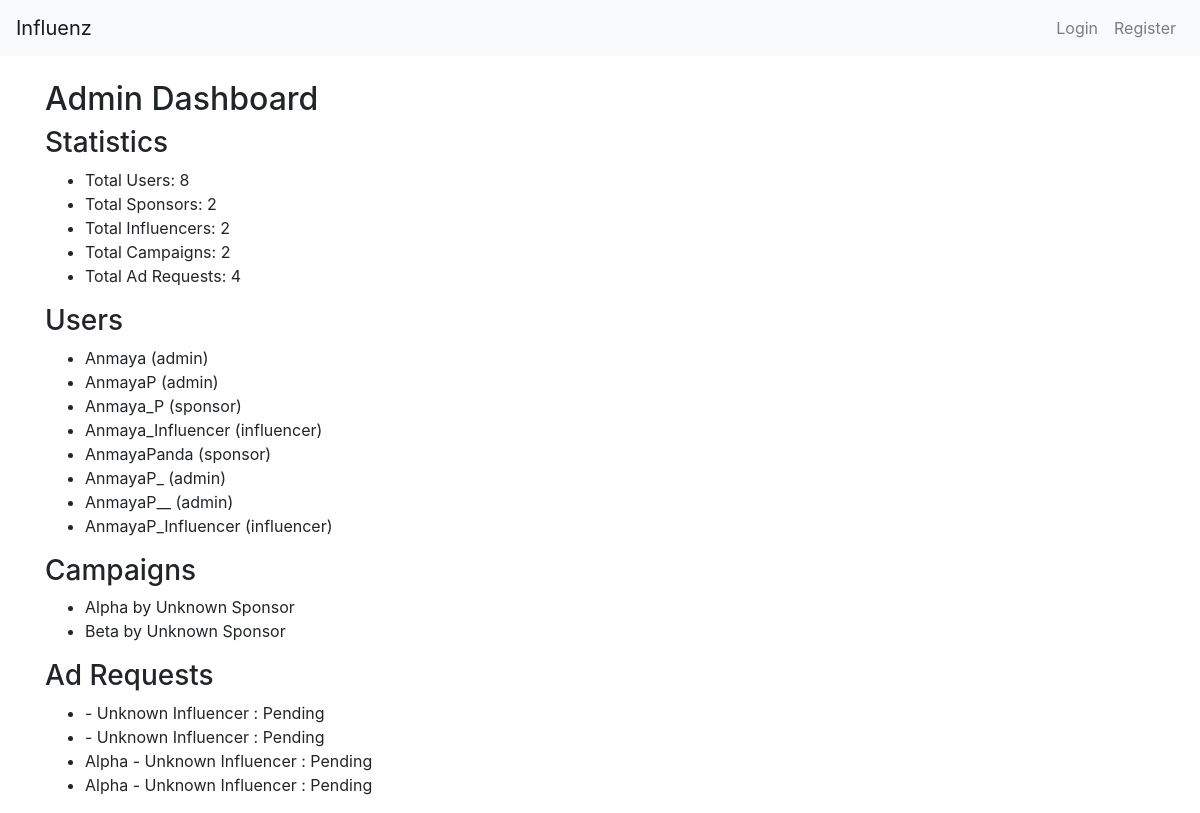
Page /admin_dashboard on the committed database.
### models.py (models this page shows, shortened)
class User(db.Model):
    __tablename__ = 'user'
    id = db.Column(db.Integer, primary_key=True)
    username = db.Column(db.String(150), unique=True, nullable=False)
    passhash = db.Column(db.String(150), nullable=False)
    role = db.Column(db.String(50), nullable=False)
    influencer_profile = db.relationship('Influencer', back_populates='user', uselist=False)
    sponsor = db.relationship('Sponsor', backref='user', uselist=False)
    @property
    def password(self):
        raise AttributeError('password is not readable attribute')

class Campaign(db.Model):
    __tablename__ = 'campaign'
    id = db.Column(db.Integer, primary_key=True)
    name = db.Column(db.String(150), nullable=False)
    description = db.Column(db.Text, nullable=False)
    start_date = db.Column(db.Date, nullable=False)
    end_date = db.Column(db.Date, nullable=False)
    budget = db.Column(db.Float, nullable=False)
    visibility = db.Column(db.String(50), nullable=False) # 'public', 'private'
    goals = db.Column(db.Text, nullable=False)
    sponsor_id = db.Column(db.Integer, db.ForeignKey('sponsor.id'), nullable=False)
    ad_requests = db.relationship('AdRequest', backref='campaign', lazy=True)

class AdRequest(db.Model):
    __tablename__ = 'ad_request'
    id = db.Column(db.Integer, primary_key=True)
    campaign_id = db.Column(db.Integer, db.ForeignKey('campaign.id'), nullable=False)
    influencer_id = db.Column(db.Integer, db.ForeignKey('influencer.id'), nullable=False)
    messages = db.Column(db.Text)
    requirements = db.Column(db.Text, nullable=False)
    payment_amount = db.Column(db.Float, nullable=False)
    status = db.Column(db.String(50), nullable=False) # 'Pending', 'Accepted', 'Rejected'
    created_at = db.Column(db.DateTime, default=datetime.utcnow)

### routes.py (the view)
@app.route("/admin_dashboard")
def admin_dashboard():
    total_users = User.query.count()
    total_sponsors = User.query.filter_by(role='sponsor').count()
    total_influencers = User.query.filter_by(role='influencer').count()
    total_campaigns = Campaign.query.count()
    total_ad_requests = AdRequest.query.count()
    users = User.query.all()
    campaigns = Campaign.query.all()
    ad_requests = AdRequest.query.all()
    return render_template('admin_dashboard.html',total_users=total_users,total_sponsors=total_sponsors,total_influencers=total_influencers,total_campaigns=total_campaigns,total_ad_requests=total_ad_requests,users=users,campaigns=campaigns,ad_requests=ad_requests)

### templates/admin_dashboard.html (shortened to what this page needs)
{% extends "layout.html" %}
{% block content %}
<h2>Admin Dashboard</h2>
<h3>Statistics</h3>
<ul>
    <li>Total Users: {{ total_users }}</li>
    <li>Total Sponsors: {{ total_sponsors }}</li>
    <li>Total Influencers: {{ total_influencers }}</li>
    <li>Total Campaigns: {{ total_campaigns }}</li>
    <li>Total Ad Requests: {{ total_ad_requests }}</li>
</ul>
<h3>Users</h3>
<ul>
    {% for user in users %}
    <li>{{ user.username }} ({{ user.role }})</li>
    {% endfor %}
</ul>
<h3>Campaigns</h3>
<ul>
    {% for campaign in campaigns %}
    <li>{{ campaign.name }} by
        {% if campaign.sponsor and campaign.sponsor.user %}
            {{ campaign.sponsor.user.username }}
        {% else %}
            Unknown Sponsor
        {% endif %}
    </li>
    {% endfor %}
</ul>
<h3>Ad Requests</h3>
<ul>
    {% for ad_request in ad_requests %}
    <li>{{ ad_request.campaign.name }} -
        {% if ad_request.influencer and ad_request.influencer.user %}
            {{ ad_request.influencer.user.username }}
        {% else %}
            Unknown Influencer
        {% endif %}
        : {{ ad_request.status }}
    </li>
    {% endfor %}
</ul>
{% endblock %}

### templates/layout.html (shortened to what this page needs)
<!DOCTYPE html>
<html lang="en">
<head>
    <link rel="stylesheet" href="https://stackpath.bootstrapcdn.com/bootstrap/4.5.2/css/bootstrap.min.css">
</head>
<body>
    <nav class="navbar navbar-expand-lg navbar-light bg-light">
        <a class="navbar-brand" href="/">Influenz</a>
        <div class="collapse navbar-collapse">
            <ul class="navbar-nav ml-auto">
                {% if session.user_role %}
                    <li class="nav-item">
                        <a class="nav-link" href="{{url_for('logout')}}">Logout</a>
                    </li>
                {% else %}
                    <li class="nav-item">
                        <a class="nav-link" href="{{url_for('login')}}">Login</a>
                    </li>
                    <li class="nav-item">
                        <a class="nav-link" href="{{url_for('register')}}">Register</a>
                    </li>
                {% endif %}
            </ul>
        </div>
    </nav>
    <div class="container mt-4">
        {% block content %}{% endblock %}
    </div>
</body>
</html>

### rows in the picture
User: username "Anmaya", role "admin"
User: username "AnmayaP", role "admin"
User: username "Anmaya_P", role "sponsor"
User: username "Anmaya_Influencer", role "influencer"
User: username "AnmayaPanda", role "sponsor"
User: username "AnmayaP_", role "admin"
User: username "AnmayaP__", role "admin"
User: username "AnmayaP_Influencer", role "influencer"
Campaign: name "Alpha"
Campaign: name "Beta"
AdRequest: status "Pending"
AdRequest: status "Pending"
AdRequest: campaign.name "Alpha", status "Pending"
AdRequest: campaign.name "Alpha", status "Pending"

### other values in the picture
{{ total_users }} "8"
{{ total_sponsors }} "2"
{{ total_influencers }} "2"
{{ total_campaigns }} "2"
{{ total_ad_requests }} "4"
